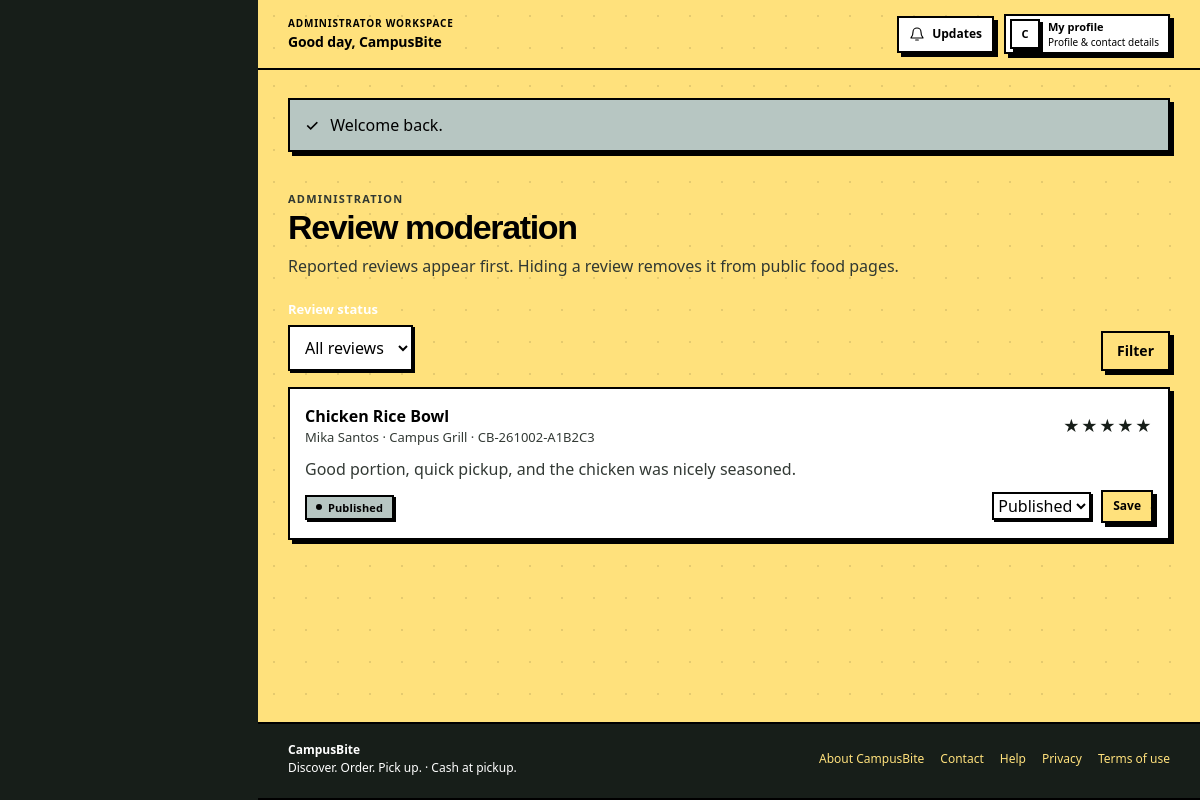
The app's page /index.php?r=admin.reviews (signed in) with its own data.
### tables this page shows
CREATE TABLE IF NOT EXISTS users (
  id INT UNSIGNED NOT NULL AUTO_INCREMENT,
  role_id TINYINT UNSIGNED NOT NULL,
  full_name VARCHAR(120) NOT NULL,
  email VARCHAR(190) NOT NULL,
  password_hash VARCHAR(255) NOT NULL,
  phone VARCHAR(30) NULL,
  status ENUM('ACTIVE','SUSPENDED') NOT NULL DEFAULT 'ACTIVE',
  last_login_at DATETIME NULL,
  created_at DATETIME NOT NULL DEFAULT CURRENT_TIMESTAMP,
  updated_at DATETIME NOT NULL DEFAULT CURRENT_TIMESTAMP ON UPDATE CURRENT_TIMESTAMP,
  PRIMARY KEY (id),
  UNIQUE KEY uq_users_email (email),
  KEY idx_users_role_status (role_id, status),
  CONSTRAINT fk_users_role FOREIGN KEY (role_id) REFERENCES roles(id) ON DELETE RESTRICT
);

CREATE TABLE IF NOT EXISTS roles (
  id TINYINT UNSIGNED NOT NULL AUTO_INCREMENT,
  name VARCHAR(30) NOT NULL,
  display_name VARCHAR(60) NOT NULL,
  PRIMARY KEY (id),
  UNIQUE KEY uq_roles_name (name)
);

CREATE TABLE IF NOT EXISTS reviews (
  id BIGINT UNSIGNED NOT NULL AUTO_INCREMENT,
  user_id INT UNSIGNED NOT NULL,
  food_id INT UNSIGNED NOT NULL,
  order_id BIGINT UNSIGNED NOT NULL,
  order_item_id BIGINT UNSIGNED NOT NULL,
  rating TINYINT UNSIGNED NOT NULL,
  comment VARCHAR(1000) NULL,
  status ENUM('PUBLISHED','PENDING','HIDDEN') NOT NULL DEFAULT 'PUBLISHED',
  vendor_response VARCHAR(1000) NULL,
  vendor_responded_at DATETIME NULL,
  created_at DATETIME NOT NULL DEFAULT CURRENT_TIMESTAMP,
  updated_at DATETIME NOT NULL DEFAULT CURRENT_TIMESTAMP ON UPDATE CURRENT_TIMESTAMP,
  PRIMARY KEY (id),
  UNIQUE KEY uq_review_order_item (order_item_id),
  KEY idx_reviews_food_status (food_id, status, created_at),
  KEY idx_reviews_user (user_id, created_at),
  CONSTRAINT fk_reviews_user FOREIGN KEY (user_id) REFERENCES users(id) ON DELETE RESTRICT,
  CONSTRAINT fk_reviews_food FOREIGN KEY (food_id) REFERENCES foods(id) ON DELETE RESTRICT,
  CONSTRAINT fk_reviews_order FOREIGN KEY (order_id) REFERENCES orders(id) ON DELETE CASCADE,
  CONSTRAINT fk_reviews_order_item FOREIGN KEY (order_item_id) REFERENCES order_items(id) ON DELETE CASCADE
);

CREATE TABLE IF NOT EXISTS foods (
  id INT UNSIGNED NOT NULL AUTO_INCREMENT,
  vendor_id INT UNSIGNED NOT NULL,
  category_id INT UNSIGNED NULL,
  media_id BIGINT UNSIGNED NULL,
  name VARCHAR(140) NOT NULL,
  slug VARCHAR(160) NOT NULL,
  description TEXT NULL,
  price DECIMAL(10,2) NOT NULL,
  prep_minutes SMALLINT UNSIGNED NOT NULL DEFAULT 10,
  is_available TINYINT(1) NOT NULL DEFAULT 1,
  is_featured TINYINT(1) NOT NULL DEFAULT 0,
  created_at DATETIME NOT NULL DEFAULT CURRENT_TIMESTAMP,
  updated_at DATETIME NOT NULL DEFAULT CURRENT_TIMESTAMP ON UPDATE CURRENT_TIMESTAMP,
  PRIMARY KEY (id),
  UNIQUE KEY uq_food_vendor_slug (vendor_id, slug),
  KEY idx_food_vendor_available (vendor_id, is_available),
  KEY idx_food_category_available (category_id, is_available),
  KEY idx_food_featured (is_featured, is_available),
  CONSTRAINT fk_foods_vendor FOREIGN KEY (vendor_id) REFERENCES vendors(id) ON DELETE RESTRICT,
  CONSTRAINT fk_foods_category FOREIGN KEY (category_id) REFERENCES food_categories(id) ON DELETE SET NULL,
  CONSTRAINT fk_foods_media FOREIGN KEY (media_id) REFERENCES media(id) ON DELETE SET NULL
);

CREATE TABLE IF NOT EXISTS vendors (
  id INT UNSIGNED NOT NULL AUTO_INCREMENT,
  user_id INT UNSIGNED NOT NULL,
  name VARCHAR(120) NOT NULL,
  slug VARCHAR(150) NOT NULL,
  description TEXT NULL,
  pickup_location VARCHAR(180) NOT NULL,
  stall_label VARCHAR(80) NULL,
  prep_minutes SMALLINT UNSIGNED NOT NULL DEFAULT 15,
  logo_media_id BIGINT UNSIGNED NULL,
  status ENUM('PENDING','ACTIVE','REJECTED','SUSPENDED') NOT NULL DEFAULT 'PENDING',
  approved_at DATETIME NULL,
  approved_by INT UNSIGNED NULL,
  created_at DATETIME NOT NULL DEFAULT CURRENT_TIMESTAMP,
  updated_at DATETIME NOT NULL DEFAULT CURRENT_TIMESTAMP ON UPDATE CURRENT_TIMESTAMP,
  PRIMARY KEY (id),
  UNIQUE KEY uq_vendors_user (user_id),
  UNIQUE KEY uq_vendors_slug (slug),
  KEY idx_vendors_status (status),
  CONSTRAINT fk_vendors_user FOREIGN KEY (user_id) REFERENCES users(id) ON DELETE RESTRICT,
  CONSTRAINT fk_vendors_logo FOREIGN KEY (logo_media_id) REFERENCES media(id) ON DELETE SET NULL,
  CONSTRAINT fk_vendors_approver FOREIGN KEY (approved_by) REFERENCES users(id) ON DELETE SET NULL
);

CREATE TABLE IF NOT EXISTS orders (
  id BIGINT UNSIGNED NOT NULL AUTO_INCREMENT,
  order_number VARCHAR(32) NOT NULL,
  user_id INT UNSIGNED NULL,
  vendor_id INT UNSIGNED NOT NULL,
  source ENUM('STUDENT','POS') NOT NULL DEFAULT 'STUDENT',
  status ENUM('PENDING','CONFIRMED','PREPARING','READY','COMPLETED','CANCELLED','REJECTED') NOT NULL DEFAULT 'PENDING',
  subtotal DECIMAL(10,2) NOT NULL,
  total DECIMAL(10,2) NOT NULL,
  pickup_location VARCHAR(240) NOT NULL,
  prep_estimate_minutes SMALLINT UNSIGNED NOT NULL DEFAULT 10,
  customer_note VARCHAR(300) NULL,
  accepted_at DATETIME NULL,
  ready_at DATETIME NULL,
  completed_at DATETIME NULL,
  created_at DATETIME NOT NULL DEFAULT CURRENT_TIMESTAMP,
  updated_at DATETIME NOT NULL DEFAULT CURRENT_TIMESTAMP ON UPDATE CURRENT_TIMESTAMP,
  PRIMARY KEY (id),
  UNIQUE KEY uq_orders_number (order_number),
  KEY idx_orders_user_created (user_id, created_at),
  KEY idx_orders_vendor_status_created (vendor_id, status, created_at),
  KEY idx_orders_status_created (status, created_at),
  CONSTRAINT fk_orders_user FOREIGN KEY (user_id) REFERENCES users(id) ON DELETE SET NULL,
  CONSTRAINT fk_orders_vendor FOREIGN KEY (vendor_id) REFERENCES vendors(id) ON DELETE RESTRICT
);

CREATE TABLE IF NOT EXISTS system_settings (
  setting_key VARCHAR(100) NOT NULL,
  setting_value TEXT NOT NULL,
  updated_by INT UNSIGNED NULL,
  updated_at DATETIME NOT NULL DEFAULT CURRENT_TIMESTAMP ON UPDATE CURRENT_TIMESTAMP,
  PRIMARY KEY (setting_key),
  CONSTRAINT fk_settings_updater FOREIGN KEY (updated_by) REFERENCES users(id) ON DELETE SET NULL
);

CREATE TABLE IF NOT EXISTS cms_content (
  id INT UNSIGNED NOT NULL AUTO_INCREMENT,
  content_key VARCHAR(100) NOT NULL,
  title VARCHAR(180) NOT NULL,
  body MEDIUMTEXT NULL,
  section VARCHAR(40) NOT NULL DEFAULT 'page',
  image_media_id BIGINT UNSIGNED NULL,
  is_published TINYINT(1) NOT NULL DEFAULT 1,
  updated_by INT UNSIGNED NULL,
  created_at DATETIME NOT NULL DEFAULT CURRENT_TIMESTAMP,
  updated_at DATETIME NOT NULL DEFAULT CURRENT_TIMESTAMP ON UPDATE CURRENT_TIMESTAMP,
  PRIMARY KEY (id),
  UNIQUE KEY uq_cms_key (content_key),
  KEY idx_cms_section_published (section, is_published),
  CONSTRAINT fk_cms_media FOREIGN KEY (image_media_id) REFERENCES media(id) ON DELETE SET NULL,
  CONSTRAINT fk_cms_updater FOREIGN KEY (updated_by) REFERENCES users(id) ON DELETE SET NULL
);

### views/admin/reviews.php (the view, shortened to what the rows shown need)
<div class="page-heading"><div><p class="eyebrow">Administration</p><h1>Review moderation</h1><p>Reported reviews appear first. Hiding a review removes it from public food pages.</p></div></div>
<?php if ($reviews): ?><div class="review-list"><?php foreach ($reviews as $review): ?><article class="review-card"><div class="spread"><div><strong><?= h($review['food_name']) ?></strong><div class="muted small"><?= h($review['student_name']) ?> · <?= h($review['vendor_name']) ?> · <?= h($review['order_number']) ?></div></div><span class="stars" aria-label="<?= (int)$review['rating'] ?> out of 5 stars"><?= str_repeat('★',(int)$review['rating']) ?><?= str_repeat('☆',5-(int)$review['rating']) ?></span></div><?php if ($review['comment']): ?><p><?= nl2br(h($review['comment'])) ?></p><?php endif; ?><?php if (!empty($review['reports'])): ?><details class="report-details"><summary><?= count($review['reports']) ?> open review report<?= count($review['reports']) === 1 ? '' : 's' ?> — view reasons</summary><ul><?php foreach ($review['reports'] as $report): ?><li><strong><?= h($report['reporter']) ?></strong> · <?= h(format_datetime($report['created_at'])) ?><p><?= nl2br(h($report['reason'])) ?></p></li><?php endforeach; ?></ul></details><?php endif; ?><div class="spread"><div><?php $status=$review['status']; $badgeLabel=match ($status) { 'PENDING' => 'Pending moderation', 'PUBLISHED' => 'Published', 'HIDDEN' => 'Hidden', default => status_label($status) }; require APP_ROOT . '/views/components/status-badge.php'; ?><?php if ((int)$review['open_reports']>0): ?><span class="badge status-pending"><?= (int)$review['open_reports'] ?> open report<?= (int)$review['open_reports']===1?'':'s' ?></span><?php endif; ?></div><form method="post" action="<?= h(app_url('admin.review.status')) ?>" class="row-wrap"><?= csrf_field() ?><input type="hidden" name="id" value="<?= (int)$review['id'] ?>"><label class="sr-only" for="moderate-<?= (int)$review['id'] ?>">Review status</label><select id="moderate-<?= (int)$review['id'] ?>" name="status"><option value="PUBLISHED"<?= $review['status']==='PUBLISHED'?' selected':'' ?>>Published</option><option value="PENDING"<?= $review['status']==='PENDING'?' selected':'' ?>>Pending</option><option value="HIDDEN"<?= $review['status']==='HIDDEN'?' selected':'' ?>>Hidden</option></select><button class="button button-secondary button-small" type="submit">Save</button></form></div></article><?php endforeach; ?></div><?php else: ?><div class="empty-state"><h2>No reviews in this view</h2><p>Student reviews and reports will appear here.</p></div><?php endif; ?>

### views/layouts/header.php (shortened to what the rows shown need)
<?php
$user = current_user();
$unreadCount = 0;
if ($user) {
    try {
        $unreadCount = (int) (db_one('SELECT COUNT(*) AS n FROM notifications WHERE user_id=? AND read_at IS NULL', 'i', [(int) $user['id']])['n'] ?? 0);
    } catch (Throwable $e) { $unreadCount = 0; $cartCount = 0; }
}
$workspaceMode = $user && in_array($user['role'], ['STUDENT', 'VENDOR', 'ADMIN'], true);
$workspaceRoleLabel = match ($user['role'] ?? '') {
    'ADMIN' => 'Administrator',
    'VENDOR' => 'Vendor',
    'STUDENT' => 'Student',
    default => 'Account',
};
$userName = trim((string) ($user['full_name'] ?? ''));
$userFirstName = $userName !== '' ? (explode(' ', $userName)[0] ?? $userName) : 'there';
$userInitial = strtoupper(substr($userFirstName, 0, 1));
?>
<!doctype html>
<html lang="en">
<head>
  <title><?= h(($title ?? 'Discover campus food') . ' · ' . site_name()) ?></title>
  <link rel="stylesheet" href="https://api.fontshare.com/v2/css?f[]=cabinet-grotesk@400,500,700,800&amp;display=swap">
  <link rel="stylesheet" href="https://api.fontshare.com/v2/css?f[]=satoshi@400,500,700&amp;display=swap">
  <link rel="stylesheet" href="<?= h(APP_BASE) ?>/assets/css/app.css">
</head>
<body<?= $workspaceMode ? ' class="workspace-body"' : '' ?>>
<?php if ($workspaceMode): ?>
<div class="workspace-shell" data-workspace-layout>
  <div class="workspace-main">
    <header class="workspace-topbar">
      <div class="workspace-topbar-leading">
        <div class="workspace-greeting">
          <span class="workspace-topbar-kicker"><?= h($workspaceRoleLabel) ?> workspace</span>
          <strong>Good day, <?= h($userFirstName) ?></strong>
        </div>
      </div>
      <div class="workspace-topbar-actions">
        <a class="workspace-updates" href="<?= h(app_url('notifications')) ?>" aria-label="Notifications<?= $unreadCount ? ', ' . (int) $unreadCount . ' unread' : '' ?>">
          <svg viewBox="0 0 24 24" aria-hidden="true" focusable="false"><path d="M18 9a6 6 0 0 0-12 0c0 7-3 7-3 9h18c0-2-3-2-3-9M10 21h4"/></svg>
          <span>Updates</span><?php if ($unreadCount): ?><span class="workspace-topbar-badge"><?= (int) $unreadCount ?></span><?php endif; ?>
        </a>
        <a class="workspace-topbar-account" href="<?= h(app_url('profile')) ?>">
          <span class="workspace-avatar workspace-avatar-small" aria-hidden="true"><?= h($userInitial) ?></span>
          <span class="workspace-topbar-account-label">My profile<small>Profile &amp; contact details</small></span>
        </a>
      </div>
    </header>
    <main class="site-main workspace-site-main" id="main-content">
      <div class="workspace-content">
<?php endif; ?>

### views/components/status-badge.php (shortened to what the rows shown need)
<?php
$badgeStatus = strtoupper((string) ($status ?? ''));
$badgeClass = match ($badgeStatus) {
    'COMPLETED', 'ACTIVE', 'PAID', 'RESTOCK', 'PURCHASE', 'PUBLISHED' => 'status-completed',
    'PENDING', 'UNPAID', 'PREPARING', 'OPEN', 'WASTE' => 'status-pending',
    'CONFIRMED', 'READY', 'RESOLVED' => 'status-ready',
    'CANCELLED', 'REJECTED', 'SUSPENDED', 'HIDDEN', 'DISMISSED' => 'status-cancelled',
    default => 'status-neutral',
};
$badgeText = $badgeLabel ?? status_label($badgeStatus);
?>
<span class="badge <?= h($badgeClass) ?>"><?= h($badgeText) ?></span>

### views/layouts/footer.php
<?php
$footerPages = [];
try {
    $footerPages = db_all("SELECT content_key, title FROM cms_content WHERE section='page' AND is_published=1 ORDER BY content_key");
} catch (Throwable $e) {
}
?>
      </div>
    </main>
    <footer class="site-footer<?= $workspaceMode ? ' workspace-footer' : '' ?>">
      <div class="container footer-inner">
        <div><strong><?= h(site_name()) ?></strong><br><span>Discover. Order. Pick up. · Cash at pickup.</span></div>
        <nav class="footer-links" aria-label="Information">
          <?php foreach ($footerPages as $page): if (preg_match('/^page\.([a-z0-9]+(?:-[a-z0-9]+)*)$/', (string) $page['content_key'], $match)): ?>
            <a href="<?= h(app_url('content', ['page' => $match[1]])) ?>"><?= h($page['title']) ?></a>
          <?php endif; endforeach; ?>
        </nav>
      </div>
    </footer>
<?php if ($workspaceMode): ?>
  </div>
</div>
<?php endif; ?>
</body>
</html>

### records on screen
users: role.name "ADMINISTRATOR", full_name "CampusBite", full_name "C"
reviews: food.name "Chicken Rice Bowl", user.full_name "Mika Santos", vendors.name "Campus Grill", order.order_number "CB-261002-A1B2C3", rating "★★★★★", comment "Good portion, quick pickup, and the chicken was nicely seasoned.", status "Published"
system_settings: setting_value "CampusBite"
cms_content: title "About CampusBite"
cms_content: title "Contact"
cms_content: title "Help"
cms_content: title "Privacy"
cms_content: title "Terms of use"

### other values on screen
$flash['message'] "Welcome back."
